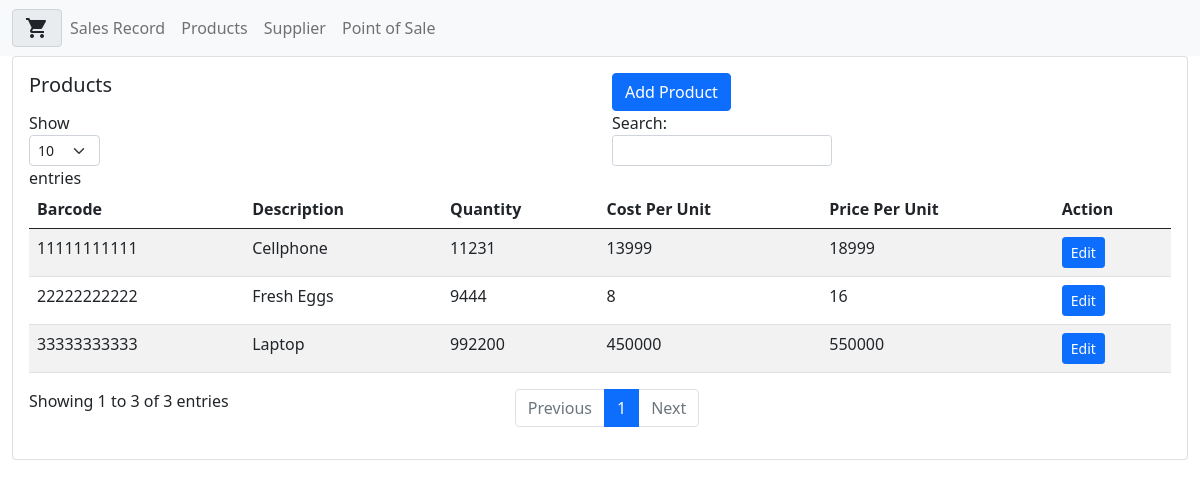
/products.php, run on the app's committed database.
### tables this page shows
CREATE TABLE `supply` (
  `id` bigint(20) UNSIGNED NOT NULL,
  `barcode` varchar(11) DEFAULT NULL,
  `product_desc` text DEFAULT NULL,
  `quantity` int(11) DEFAULT NULL,
  `cost_per_unit` int(11) DEFAULT NULL,
  `supplier_id_code` char(8) DEFAULT NULL,
  `unit_price` int(11) NOT NULL
);

### products.php (called while the page is built, shortened)
<?php
include('template/products.php');
?>

### controller/manage_products.php (called while the page is built, shortened)
<?php
 include('models/products_model.php');
 $product = new Products($conn);
?>

### models/products_model.php (called while the page is built, shortened)
<?php
class Products{
    private $connnection;
    public function __construct($conn){
        $this->connnection = $conn;
    }
    public function getProducts(){
        $sql = "SELECT * FROM supply order by id desc";
        $result = $this->connnection->query($sql);
        $supplies =array();
        if (!$result) {
            echo "An error occurred.\n".mysqli_error($this->connnection);
            exit;
        }
        else{
            while($row = mysqli_fetch_array($result)){
                $supplies[] = $row;
            }
        }
        return $supplies;
    }
}
?>

### template/products.php (the view, shortened to what this page needs)
<?php
include('includes/header.php');
include('includes/navbar.php');
include('controller/manage_products.php');
?>
<div class="container-fluid">
<div class="card">
  <div class="card-body">
  <div class="row">
    <div class="col">
    <h5 class="card-title">Products</h5>
    </div>
    <div class="col">
    <button type="button" class="btn btn-primary float-right" data-bs-toggle="modal" data-bs-target="#add_product">
  Add Product
</button>
    </div>
</div>
  <div class="row" style="height: 90%">
        <div class="col-xl-12">
        <div class="table-responsive">
    <table id="example" class="table table-striped">
        <thead>
            <tr>
                <th>Barcode</th>
                <th>Description</th>
                <th>Quantity</th>
                <th>Cost Per Unit</th>
                <th>Price Per Unit</th>
               <th>Action</th>
            </tr>
        </thead>
        <tbody>
              <?php
                foreach( $product->getProducts() as $row ){
                  $id = $row['id'];
                  $barcode = $row['barcode'];
                  $product_desc = $row['product_desc'];
                  $quantity = $row['quantity'];
                  $cost_per_unit = $row['cost_per_unit'];
                  $unit_price = $row['unit_price'];
                  echo'
                    <tr>
                      <td>'.$barcode.'</td>
                      <td>'.$product_desc.'</td>
                      <td>'.$quantity.'</td>
                      <td>'.$cost_per_unit.'</td>
                      <td>'.$unit_price.'</td>
                      <td>
                      <button class="btn btn-sm btn-icon btn-3 btn-primary" type="button" data-bs-toggle="modal" data-bs-target="#edit_modal'.$id.'">
                        <span class="btn-inner--text">Edit</span>
                    </button>
                    </td>
                    </tr>
                    <div class="modal fade" id="edit_modal'.$id.'" tabindex="-1" role="dialog" aria-labelledby="exampleModalLabel" aria-hidden="true">
                        <input type="text" class="form-control" name="id" id="id" placeholder="Product Name" value="'.$id.'" hidden>
                              <input type="text" class="form-control"  name="barcode"  maxlength="11" id="exampleFormControlInput1" placeholder="Enter Barcode Number"  value="'.$barcode.'" required    >
                             <input type="text" class="form-control" id="exampleFormControlInput1"name="product_desc"  id="product_desc"  placeholder="Enter Description of Product"  value="'.$product_desc.'" required>
                             <input type="number" class="form-control" id="exampleFormControlInput1" name="quantity" id="quantity" placeholder="Quantity" value="'.$quantity.'" required>
                            <input type="number" class="form-control" id="exampleFormControlInput1" name="cost_per_unit" id="cost_per_unit" placeholder="Cost" value="'.$cost_per_unit.'" required>
                           <input type="number" class="form-control" id="exampleFormControlInput1" name="unit_price" id="unit_price" placeholder="Unit Price" value="'.$unit_price.'" required>
                  ';
                }
                ?>
        </tbody>
    </table>
    </div>
</div>
  </div>
</div>
</div>
</div>

### data on the page
supply: barcode "11111111111", product_desc "Cellphone", quantity "11231", cost_per_unit "13999", unit_price "18999"
supply: barcode "22222222222", product_desc "Fresh Eggs", quantity "9444", cost_per_unit "8", unit_price "16"
supply: barcode "33333333333", product_desc "Laptop", quantity "992200", cost_per_unit "450000", unit_price "550000"
